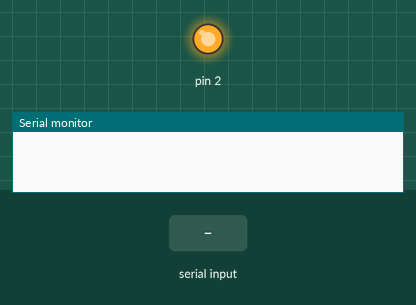
Simulated run of this sketch. Board: Arduino Uno, built with avr-gcc and run on an emulated ATmega328P. On the bench: output pins drawn as LEDs (lit = HIGH), the last lines printed to the serial monitor. Inputs (shaded band) come from the test bench.

Above: at 1.2 s.
1.3 s: "*light on" received over Serial
At 1.9 s:
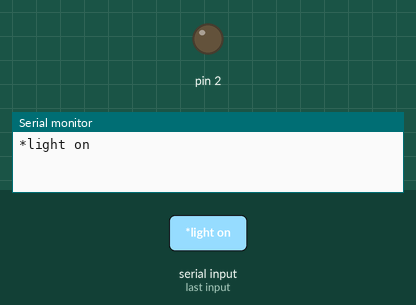
2.8 s: "*light off" received over Serial
At 3.5 s:
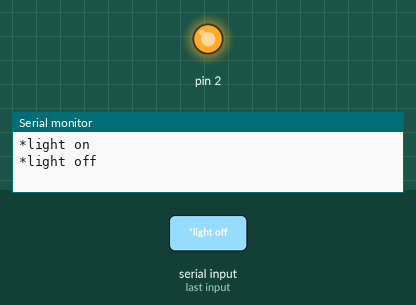
Timing chart, 0 to 5.8 s (numbered marks = the images above; inputs shaded):
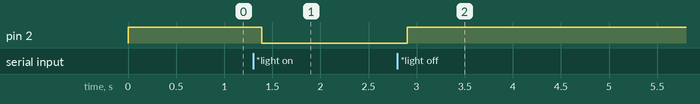

Measured:
- after the input at 1.3 s, pin 2: HIGH → LOW after 0.09 s
- after the input at 2.8 s, pin 2: LOW → HIGH after 0.10 s

The sketch:

Home_Automation.ino
```cpp
String voice;
void setup() {
  // put your setup code here, to run once:
  pinMode(2,OUTPUT);
  Serial.begin(9600);
  digitalWrite(2,HIGH);
}

void loop() {
  // put your main code here, to run repeatedly:
  while(Serial.available())
  {
    delay(10);
    char c = Serial.read();
    if(c=='#')
    {
      break;
    }
    voice+=c;
  }
  if(voice.length()>0)
  {
    Serial.println(voice);
  }
  if(voice=="*light on")
  {
    lighton();
  }
  else if(voice =="*light off")
  {
    lightoff();
  }
  voice ="";
}
void lighton()
{
  digitalWrite(2,LOW);
}
void lightoff()
{
  digitalWrite(2,HIGH);
}
```
